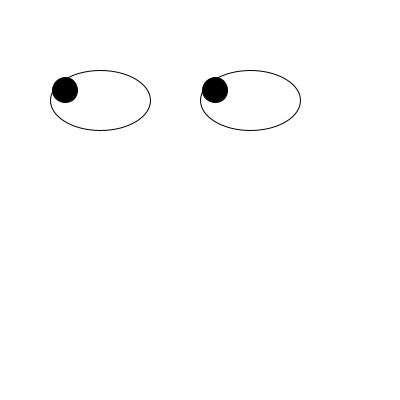
Frame 1 (no input)
Frame 60 (the mouse pressed at the canvas centre just before this capture): identical to frame 1, image omitted
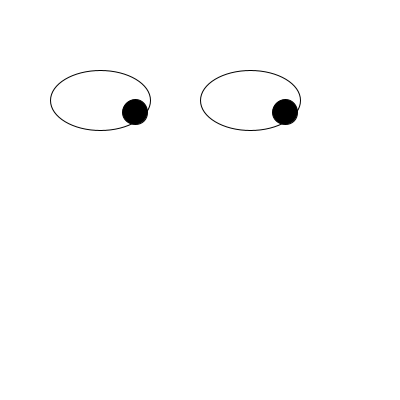
Frame 120 (the mouse held since frame 60 and released just before this capture)

The Processing sketch that drew these frames (run headless with seeded random() and noise(); from frame 60 on, the mouse is pressed at the canvas centre):

// Processing sketch: GooglyEyes
// ── GooglyEyes.pde
void setup(){
size(400,400);




}
void draw(){
  
  int x = mouseX;
  int y = mouseY;
  
  if(x>135){
    x=135;
  }
  else if(x<65){
    x=65;
  }
   if(y<90){
    y=90;
  }
  else if(y>112){
    y=112;
  }
  
  
  background(255,255,255);
 fill(255,255,255);
 ellipse(100,100,100,60);
 ellipse(250,100,100,60);
 
 fill(0,0,0);
 ellipse(x, y, 25,25);
 ellipse(x + 150, y, 25,25);
  
  
  
  
  
  
}
